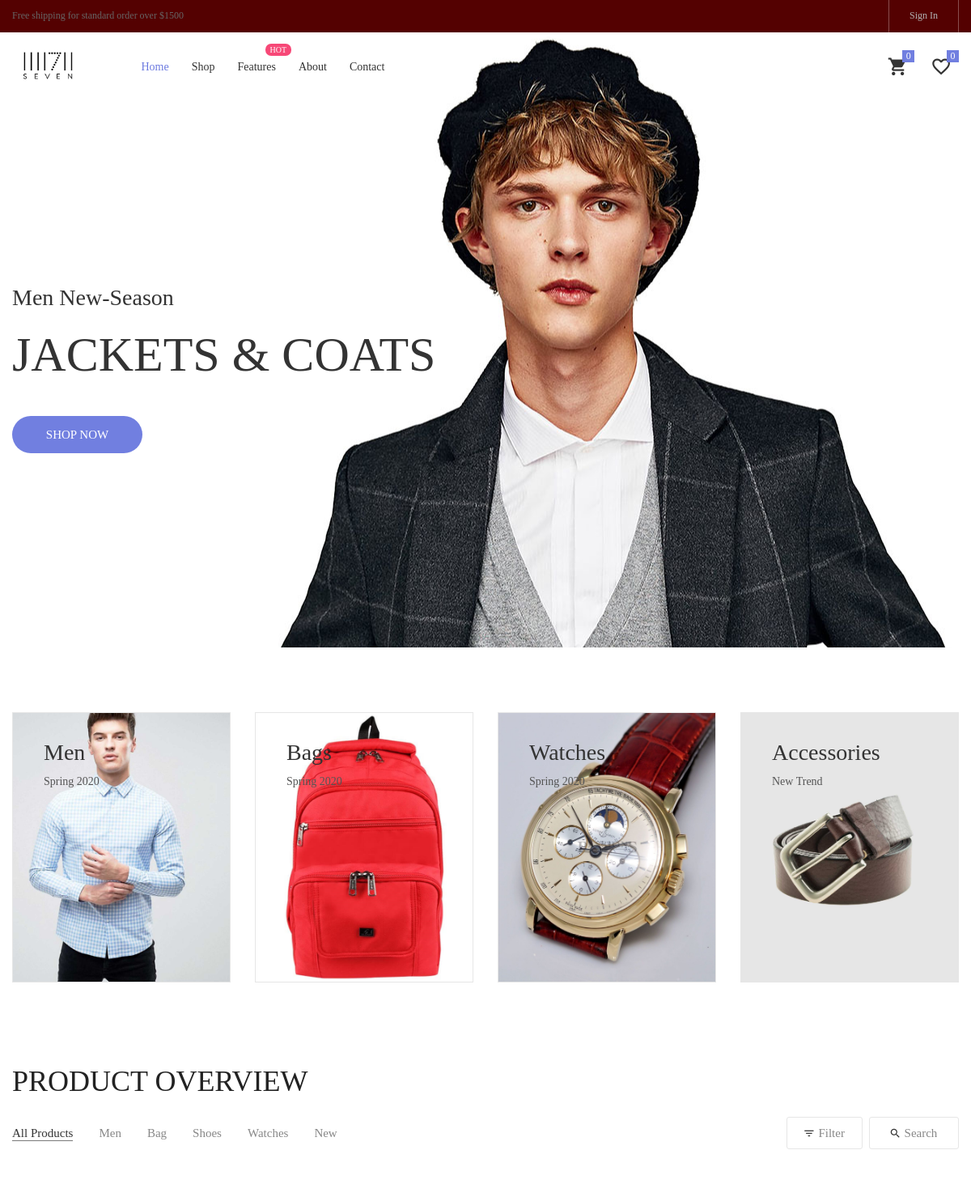
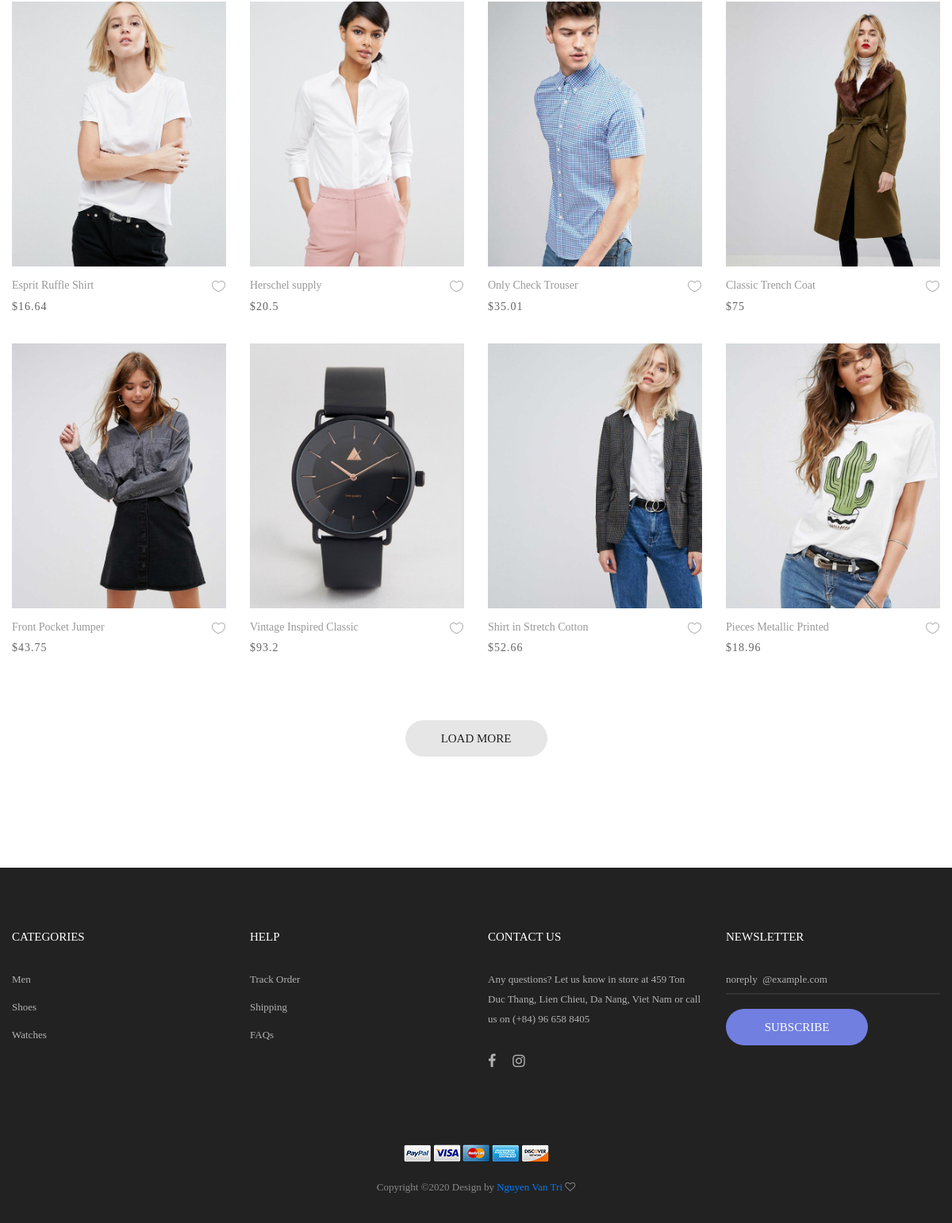
/sevenstore/index.php, run on the app's committed database (2 pictures, top to bottom).
### tables this page shows
CREATE TABLE `products` (
  `product_id` int(11) NOT NULL,
  `name` varchar(300) NOT NULL,
  `price` double NOT NULL,
  `quantity` int(50) DEFAULT NULL,
  `description` varchar(500) NOT NULL,
  `image` varchar(100) NOT NULL,
  `category_id` int(11) NOT NULL,
  `created_at` datetime NOT NULL DEFAULT CURRENT_TIMESTAMP
);

### sevenstore/index.php (the view, shortened to what this page needs)
<!DOCTYPE html>
<html lang="en">
<head>
	<link rel="stylesheet" type="text/css" href="vendor/bootstrap/css/bootstrap.min.css">
	<link rel="stylesheet" type="text/css" href="fonts/font-awesome-4.7.0/css/font-awesome.min.css">
	<link rel="stylesheet" type="text/css" href="fonts/iconic/css/material-design-iconic-font.min.css">
	<link rel="stylesheet" type="text/css" href="fonts/linearicons-v1.0.0/icon-font.min.css">
	<link rel="stylesheet" type="text/css" href="vendor/animate/animate.css">
	<link rel="stylesheet" type="text/css" href="vendor/css-hamburgers/hamburgers.min.css">
	<link rel="stylesheet" type="text/css" href="vendor/animsition/css/animsition.min.css">
	<link rel="stylesheet" type="text/css" href="vendor/select2/select2.min.css">
	<link rel="stylesheet" type="text/css" href="vendor/daterangepicker/daterangepicker.css">
	<link rel="stylesheet" type="text/css" href="vendor/slick/slick.css">
	<link rel="stylesheet" type="text/css" href="vendor/MagnificPopup/magnific-popup.css">
	<link rel="stylesheet" type="text/css" href="vendor/perfect-scrollbar/perfect-scrollbar.css">
	<link rel="stylesheet" type="text/css" href="css/util.css">
	<link rel="stylesheet" type="text/css" href="css/main.css">
</head>
<body class="animsition">
	<?php include 'shared/header.php';
	 ?>
	<section class="section-slide">
		<div class="wrap-slick1">
			<div class="slick1">
				<div class="item-slick1" style="background-image: url(images/banner-02.jpg);">
					<div class="container h-full">
						<div class="flex-col-l-m h-full p-t-100 p-b-30 respon5">
							<div class="layer-slick1 animated visible-false" data-appear="rollIn" data-delay="0">
								<span class="ltext-101 cl2 respon2">
									Men New-Season
								</span>
							</div>
							<div class="layer-slick1 animated visible-false" data-appear="lightSpeedIn" data-delay="800">
								<h2 class="ltext-201 cl2 p-t-19 p-b-43 respon1">
									Jackets & Coats
								</h2>
							</div>
							<div class="layer-slick1 animated visible-false" data-appear="slideInUp" data-delay="1600">
								<a href="product.php" class="flex-c-m stext-101 cl0 size-101 bg1 bor1 hov-btn1 p-lr-15 trans-04">
									Shop Now
								</a>
							</div>
						</div>
					</div>
				</div>
			</div>
		</div>
	</section>
	<div class="sec-banner bg0 p-t-80 p-b-50">
		<div class="container">
			<div class="row">
				<div class="col-md-6 col-xl-3 p-b-30 m-lr-auto">
					<div class="block1 wrap-pic-w">
						<img src="images/product-11.jpg" alt="IMG-BANNER">
						<a href="product.php" class="block1-txt ab-t-l s-full flex-col-l-sb p-lr-38 p-tb-34 trans-03 respon3">
							<div class="block1-txt-child1 flex-col-l">
								<span class="block1-name ltext-102 trans-04 p-b-8">
									Men
								</span>
								<span class="block1-info stext-102 trans-04">
									Spring 2020
								</span>
							</div>
						</a>
					</div>
				</div>
				<div class="col-md-6 col-xl-3 p-b-30 m-lr-auto">
					<div class="block1 wrap-pic-w">
						<img src="images/bag-product5.jpg" alt="IMG-BANNER">
						<a href="product.php" class="block1-txt ab-t-l s-full flex-col-l-sb p-lr-38 p-tb-34 trans-03 respon3">
							<div class="block1-txt-child1 flex-col-l">
								<span class="block1-name ltext-102 trans-04 p-b-8">
									Bags
								</span>
								<span class="block1-info stext-102 trans-04">
									Spring 2020
								</span>
							</div>
						</a>
					</div>
				</div>
				<div class="col-md-6 col-xl-3 p-b-30 m-lr-auto">
					<div class="block1 wrap-pic-w">
						<img src="images/watches-product2.jpg" alt="IMG-BANNER">
						<a href="product.php" class="block1-txt ab-t-l s-full flex-col-l-sb p-lr-38 p-tb-34 trans-03 respon3">
							<div class="block1-txt-child1 flex-col-l">
								<span class="block1-name ltext-102 trans-04 p-b-8">
									Watches
								</span>
								<span class="block1-info stext-102 trans-04">
									Spring 2020
								</span>
							</div>
						</a>
					</div>
				</div>
				<div class="col-md-6 col-xl-3 p-b-30 m-lr-auto">
					<div class="block1 wrap-pic-w">
						<img src="images/product-12.jpg" alt="IMG-BANNER">
						<a href="product.php" class="block1-txt ab-t-l s-full flex-col-l-sb p-lr-38 p-tb-34 trans-03 respon3">
							<div class="block1-txt-child1 flex-col-l">
								<span class="block1-name ltext-102 trans-04 p-b-8">
									Accessories
								</span>
								<span class="block1-info stext-102 trans-04">
									New Trend
								</span>
							</div>
						</a>
					</div>
				</div>
			</div>
		</div>
	</div>
	<section class="bg0 p-t-23 p-b-140">
		<div class="container">
			<div class="p-b-10">
				<h3 class="ltext-103 cl5">
					Product Overview
				</h3>
			</div>
			<div class="flex-w flex-sb-m p-b-52">
				<div class="flex-w flex-l-m filter-tope-group m-tb-10">
					<button class="stext-106 cl6 hov1 bor3 trans-04 m-r-32 m-tb-5 how-active1" data-filter="*">
						All Products
					</button>
					<button class="stext-106 cl6 hov1 bor3 trans-04 m-r-32 m-tb-5" data-filter=".men">
						Men
					</button>
					<button class="stext-106 cl6 hov1 bor3 trans-04 m-r-32 m-tb-5" data-filter=".bag">
						Bag
					</button>
					<button class="stext-106 cl6 hov1 bor3 trans-04 m-r-32 m-tb-5" data-filter=".shoes">
						Shoes
					</button>
					<button class="stext-106 cl6 hov1 bor3 trans-04 m-r-32 m-tb-5" data-filter=".watches">
						Watches
					</button>
					<button class="stext-106 cl6 hov1 bor3 trans-04 m-r-32 m-tb-5" data-filter=".women">
						New
					</button>
				</div>
				<div class="flex-w flex-c-m m-tb-10">
					<div class="flex-c-m stext-106 cl6 size-104 bor4 pointer hov-btn3 trans-04 m-r-8 m-tb-4 js-show-filter">
						<i class="icon-filter cl2 m-r-6 fs-15 trans-04 zmdi zmdi-filter-list"></i>
						 Filter
					</div>
					<div class="flex-c-m stext-106 cl6 size-105 bor4 pointer hov-btn3 trans-04 m-tb-4 js-show-search">
						<i class="icon-search cl2 m-r-6 fs-15 trans-04 zmdi zmdi-search"></i>
						Search
					</div>
				</div>
			</div>
			<div class="row isotope-grid" style="height: auto;">
				<?php
					include ("connect.php");
					$sql = "select product_id, name, price, image, description, category_name from products p join categories c on p.category_id = c.category_id limit 8";
					$result = mysqli_query($conn, $sql);
					while($row = mysqli_fetch_array($result)){
				?>
						<div class="col-sm-6 col-md-4 col-lg-3 p-b-35 isotope-item <?php echo $row['category_name']; ?>">
							<div class="block2">
								<div class="block2-pic hov-img0">
									<img src="images/<?php echo $row['image']; ?>" alt="IMG-PRODUCT">
								</div>
								<div class="block2-txt flex-w flex-t p-t-14">
									<div class="block2-txt-child1 flex-col-l ">
										<a href="product-detail.php?id=<?php echo $row['product_id']; ?>" class="stext-104 cl4 hov-cl1 trans-04 js-name-b2 p-b-6">
											<?php echo $row['name']; ?>
										</a>
										<span class="stext-105 cl3">
											$<?php echo $row['price']; ?>
										</span>
									</div>
									<div class="block2-txt-child2 flex-r p-t-3">
										<a href="add-wishlist.php?product_id=<?php echo $row['name'];?>" class="btn-addwish-b2 dis-block pos-relative js-addwish-b2">
											<img class="icon-heart1 dis-block trans-04" src="images/icons/icon-heart-01.png" alt="ICON">
										</a>
									</div>
								</div>
							</div>
						</div>
				<?php } ?>
		</div>
			<div class="flex-c-m flex-w w-full p-t-45">
				<a href="#" class="flex-c-m stext-101 cl5 size-103 bg2 bor1 hov-btn1 p-lr-15 trans-04 load-more">
					Load More
				</a>
			</div>
		</div>
	</section>
	<?php  include 'shared/footer.php' ?>
</body>
</html>

### sevenstore/css/main.css (style rules this page uses)
.container { max-width: 1380px; }
@media (max-width: 1600px) { .container { max-width: 1200px; } }
.slick-slide { outline: none !important; }
.wrap-slick1 { position: relative; }
.item-slick1 { height: calc(100vh - 40px); background-size: cover; background-repeat: no-repeat; background-position: center center; }
.block1 { position: relative; border: 1px solid #e6e6e6; }
.block1-txt { background-color: rgba(103,117,214,0.0); }
.block1-name { color: #333; }
.block1-info { color: #555; }
.block2-pic { position: relative; }
.block2-txt-child1 { width: calc(100% - 30px); }
.block2-txt-child2 { width: 30px; }
.cl0 { color: #fff; }
.cl2 { color: #333; }
.cl3 { color: #666; }
.cl4 { color: #999; }
.cl5 { color: #222; }
.cl6 { color: #888; }
.stext-101 { font-family: Poppins-Medium; font-size: 15px; line-height: 1.466667; text-transform: uppercase; }
.stext-102 { font-family: Poppins-Regular; font-size: 14px; line-height: 1.7; }
.stext-104 { font-family: Poppins-Regular; font-size: 14px; line-height: 1.466667; }
.stext-105 { font-family: Poppins-Regular; font-size: 14px; line-height: 1.466667; letter-spacing: 1px; }
.stext-106 { font-family: Poppins-Regular; font-size: 15px; line-height: 1.2; }
.ltext-101 { font-family: Poppins-Regular; font-size: 28px; line-height: 1.2857; }
.ltext-102 { font-family: Poppins-Bold; font-size: 28px; line-height: 1.1; }
.ltext-103 { font-family: Poppins-Bold; font-size: 36px; line-height: 1.1; text-transform: uppercase; }
.ltext-201 { font-family: PlayfairDisplay-Bold; font-size: 60px; line-height: 1.1; text-transform: uppercase; }
.size-101 { min-width: 161px; height: 46px; }
.size-103 { min-width: 179px; height: 46px; }
.size-104 { min-width: 94px; height: 40px; }
.size-105 { min-width: 111px; height: 40px; }
.bg0 { background-color: #fff; }
.bg1 { background-color: #717fe0; }
.bg2 { background-color: #e6e6e6; }
.bor1 { border-radius: 23px; }
.bor3 { border-bottom: 1px solid transparent; }
.bor4 { border: 1px solid #e6e6e6; border-radius: 3px; }
.how-active1 { color: #333; border-color: #797979; }
.hov-img0 { display: block; overflow: hidden; }
.hov-img0 img { width: 100%; height: 334px; -webkit-transition: transform 0.9s ease; -o-transition: transform 0.9s ease; -moz-transition: transform 0.9s ease; transition: transform 0.9s ease; }

### data on the page
products: image (picture), name "Esprit Ruffle Shirt", price "16.64"
products: image (picture), name "Herschel supply", price "20.5"
products: image (picture), name "Only Check Trouser", price "35.01"
products: image (picture), name "Classic Trench Coat", price "75"
products: image (picture), name "Front Pocket Jumper", price "43.75"
products: image (picture), name "Vintage Inspired Classic", price "93.2"
products: image (picture), name "Shirt in Stretch Cotton", price "52.66"
products: image (picture), name "Pieces Metallic Printed", price "18.96"
